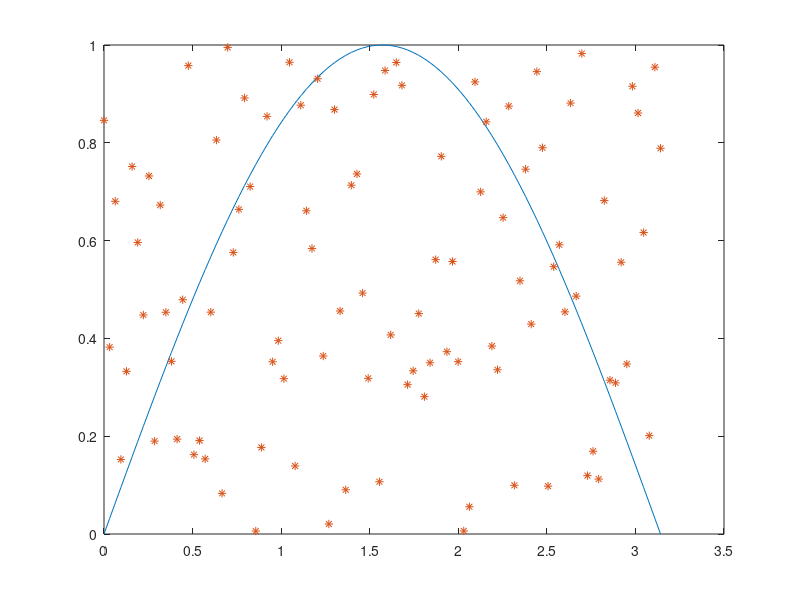
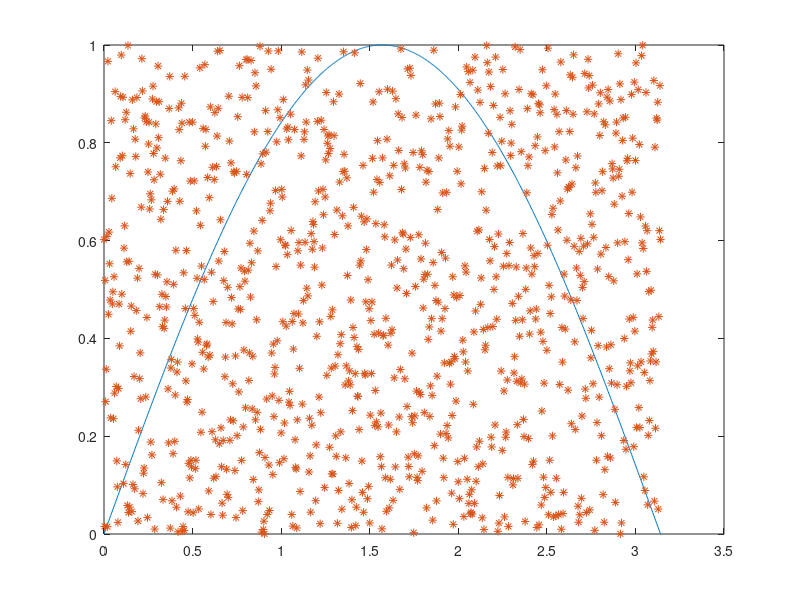
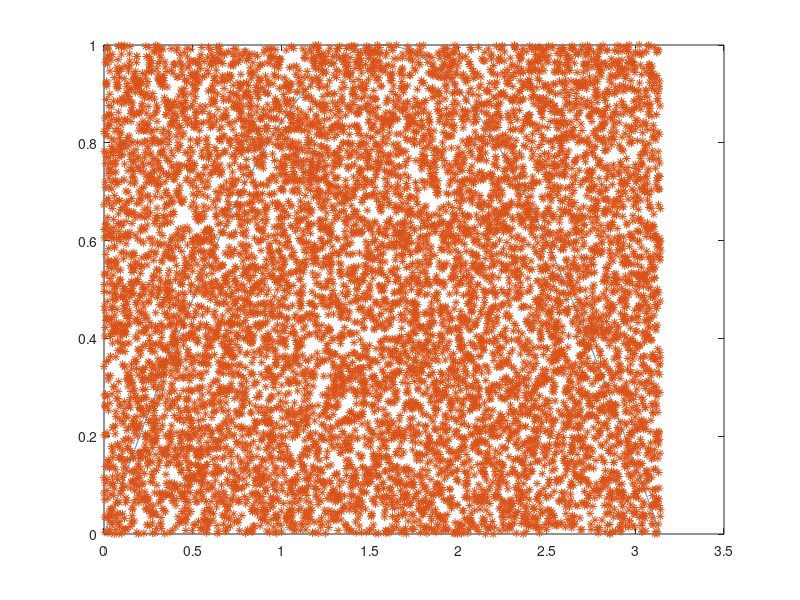

These figures' MATLAB source, in order:
%% n =100

% n indica cuantos dardos lanzaremos
n = 100;

% instrucciones para dibujar la funcion f entre 0 y pi
x = linspace(0,pi,n);
f = sin(x);

plot(x,f);
hold on

% instrucciones para dibujar los dardos
y = rand(1,n);
plot(x,y,'*')
hold off

saveas(gcf,"100_Repeticiones.jpg")
% comparar los valores aleatorios y, con el valor de la funcion sin en la variable f
% y contar cuantos dardos quedaron bajo la curva

debajo_f =sum(y<=f);


% calcular el valor aproximado del area con la regla de 3
ar_cuad = pi;
ar_baj_curv_100 = debajo_f / n * ar_cuad;

%% n =1000

% n indica cuantos dardos lanzaremos
n = 1000;

% instrucciones para dibujar la funcion f entre 0 y pi
x = linspace(0,pi,n);
f = sin(x);

plot(x,f);
hold on

% instrucciones para dibujar los dardos
y = rand(1,n);
plot(x,y,'*')
hold off

saveas(gcf,"1000_Repeticiones.jpg")
% comparar los valores aleatorios y, con el valor de la funcion sin en la variable f
% y contar cuantos dardos quedaron bajo la curva

debajo_f =sum(y<=f);




% calcular el valor aproximado del area con la regla de 3
ar_rect = pi;
ar_baj_curv_1000 = debajo_f / n * ar_rect;

%% n =10000
% n indica cuantos dardos lanzaremos
n = 10000;

% instrucciones para dibujar la funcion f entre 0 y pi
x = linspace(0,pi,n);
f = sin(x);

plot(x,f);
hold on

% instrucciones para dibujar los dardos
y = rand(1,n);
plot(x,y,'*')
hold off

saveas(gcf,"10000_Repeticiones.jpg")
% comparar los valores aleatorios y, con el valor de la funcion sin en la variable f
% y contar cuantos dardos quedaron bajo la curva

debajo_f =sum(y<=f);




% calcular el valor aproximado del area con la regla de 3
ar_rect = pi;

ar_baj_curv_10000 = debajo_f / n * ar_rect;

%% Comentarios, pregunta f)
% Al realizar 10000 repeticiones la ley de grandes números ya prácticamente
%logra una convergencia completa al valor real de 2. Para los valores de
%100 y 1000 la aproximación númerica es tambien, muy buena.Destacando que
%para la realización particular de mi script, la realización con 1000
%repeteciones fue mejor relativa a la realización con 100 repeteciones.
%Este resultado tiene sentido ya que, en la práctica, la teoría asintótica
%empieza a funcionar cuando se tienen 30 observaciones de un proceso con
%realizaciones independientes e identicamente distribuidas (iid).
